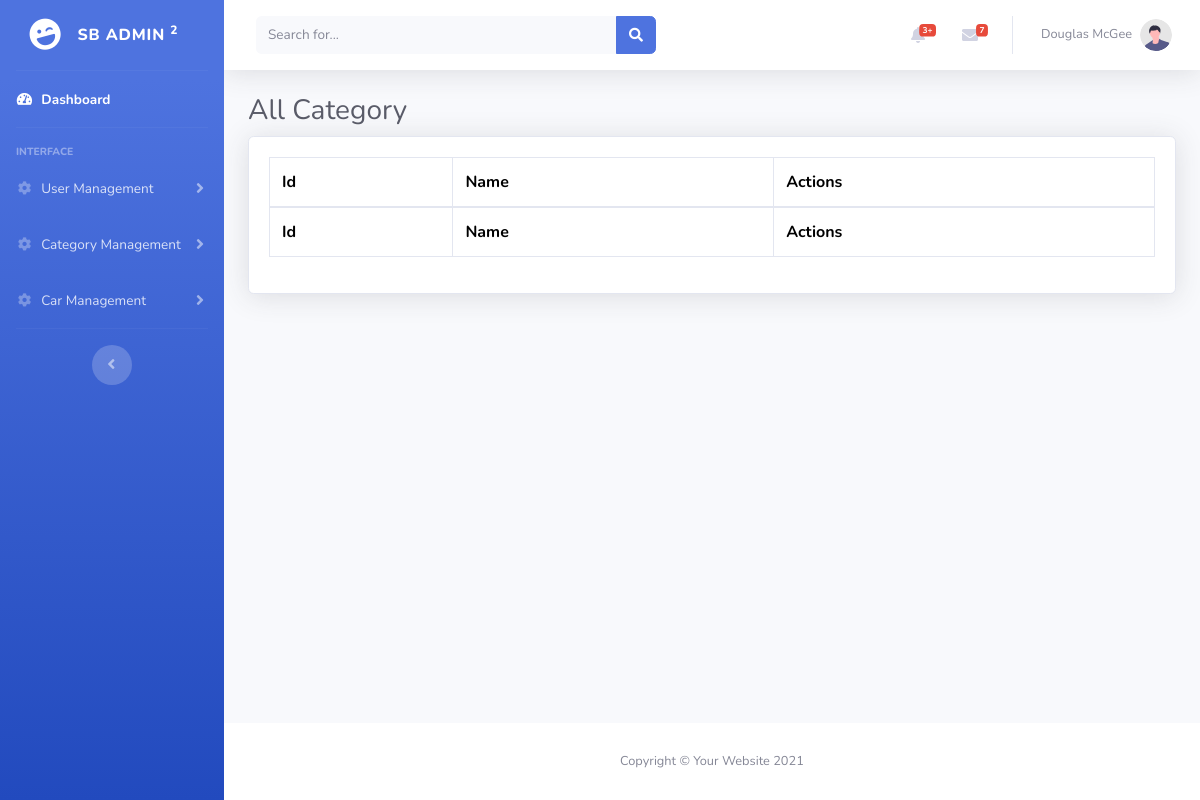
The app's page /admin/allcategory.php, older data.
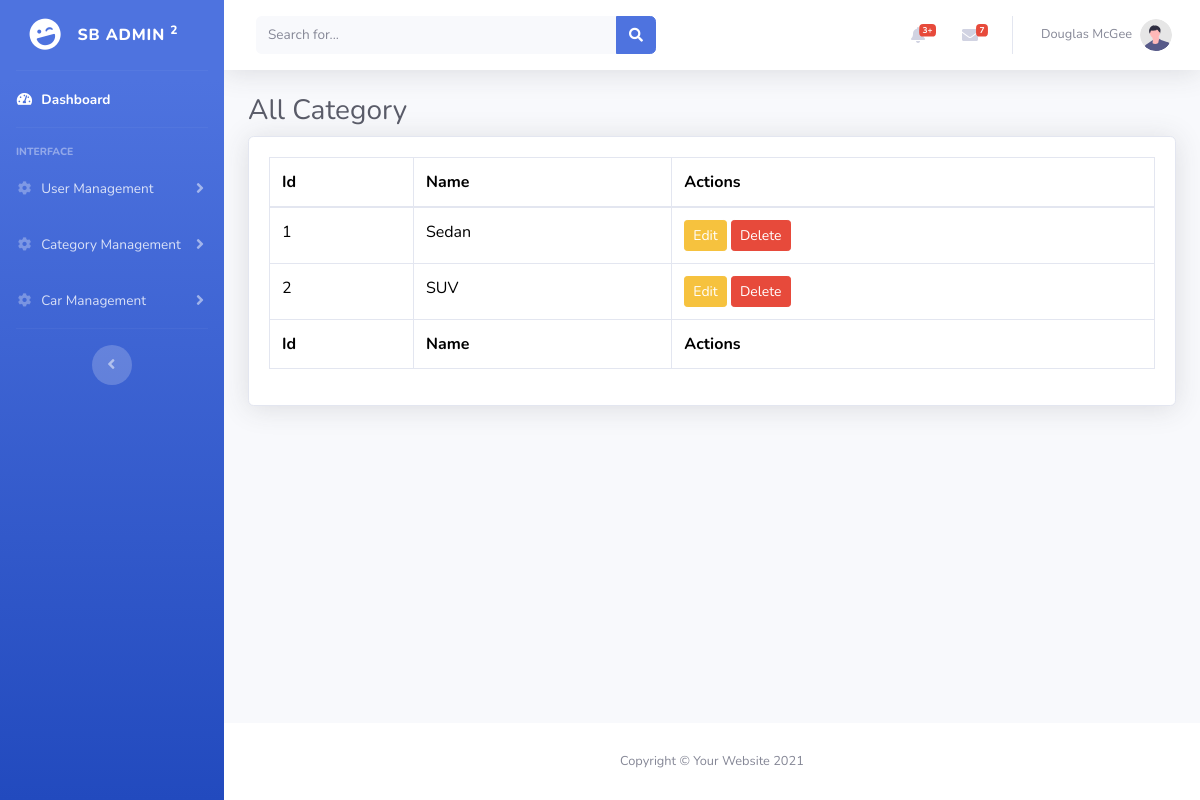
The same page, newer data.
### tables this page shows
CREATE TABLE `category` (
  `category_id` int(11) NOT NULL,
  `category_name` varchar(100) DEFAULT NULL
);

### admin/allcategory.php (the view)
<?php
include ('../db.php');
$categories = mysqli_query($con,"SELECT * FROM category");
?>
<?php require('./header.php')?>
                <div class="container-fluid">
                    <h1 class="h3 mb-2 text-gray-800">All Category</h1>
                    <div class="card shadow mb-4">
                        <div class="card-body">
                            <div class="table-responsive">
                                <table class="table table-bordered" id="dataTable" width="100%" cellspacing="0">
                                    <thead>
                                        <tr>
                                            <th>Id</th>
                                            <th>Name</th>
                                            <th>Actions</th>
                                        </tr>
                                    </thead>
                                    <tfoot>
                                         <tr>
                                            <th>Id</th>
                                            <th>Name</th>
                                            <th>Actions</th>
                                        </tr>
                                    </tfoot>
                                   <tbody>
                                    <?php foreach($categories as $category){?>
                                        <tr>
                                            <td><?php echo $category["category_id"]?></td>
                                            <td><?php echo $category["category_name"]?></td>
                                            <td>
                                                <a href="" class="btn btn-warning btn-sm">Edit</a>
                                                <a href="" class="btn btn-danger btn-sm">Delete</a>
                                            </td>
                                        </tr>
                                        <?php }?>
                                   </tbody>
                                </table>
                            </div>
                        </div>
                    </div>
                </div>
            </div>
<?php require('./footer.php')?>

Row changes from the older to the newer data that the page shows:
added category: category_id "1", category_name "Sedan"
added category: category_id "2", category_name "SUV"
